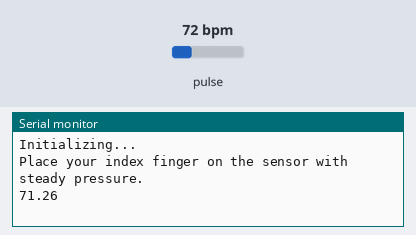
Recording of a sketch running on a simulated Arduino Uno, built with avr-gcc and run on an emulated ATmega328P. Shown: the last lines printed to the serial monitor. The inputs (shaded band) are chosen by the test bench; at power-on: pulse 72 bpm.

Above: at 1.2 s.
1.3 s: pulse set to 42 bpm
At 2.7 s:
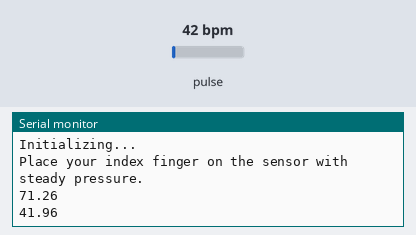
2.8 s: pulse set to 70 bpm
At 3.8 s:
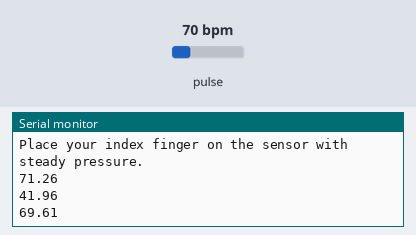
Timing chart, 0 to 5.8 s (numbered marks = the images above; inputs shaded):
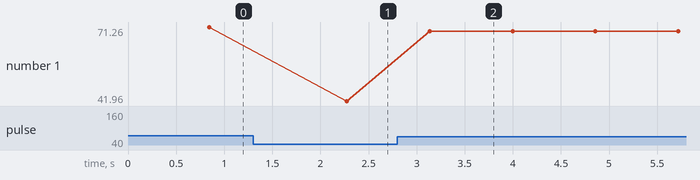

The sketch:

hr.ino
```cpp
/*
  Optical Heart Rate Detection (PBA Algorithm) using the MAX30105 Breakout
  By: Nathan Seidle @ SparkFun Electronics
  Date: October 2nd, 2016
  https://github.com/sparkfun/MAX30105_Breakout

  This is a demo to show the reading of heart rate or beats per minute (BPM) using
  a Penpheral Beat Amplitude (PBA) algorithm.

  It is best to attach the sensor to your finger using a rubber band or other tightening
  device. Humans are generally bad at applying constant pressure to a thing. When you
  press your finger against the sensor it varies enough to cause the blood in your
  finger to flow differently which causes the sensor readings to go wonky.

  Hardware Connections (Breakoutboard to Arduino):
  -5V = 5V (3.3V is allowed)
  -GND = GND
  -SDA = A4 (or SDA)
  -SCL = A5 (or SCL)
  -INT = Not connected

  The MAX30105 Breakout can handle 5V or 3.3V I2C logic. We recommend powering the board with 5V
  but it will also run at 3.3V.
*/

#include <Wire.h>
#include "MAX30105.h"

#include "heartRate.h"

MAX30105 particleSensor;

long lastBeat = 0; //Time at which the last beat occurred

float beatsPerMinute;


void setup()
{
  Serial.begin(9600);
  Serial.println("Initializing...");

  // Initialize sensor
  if (!particleSensor.begin(Wire, I2C_SPEED_FAST)) //Use default I2C port, 400kHz speed
  {
    Serial.println("MAX30105 was not found. Please check wiring/power. ");
    while (1);
  }
  Serial.println("Place your index finger on the sensor with steady pressure.");

  particleSensor.setup(); //Configure sensor with default settings
}

void loop()
{
  int i = 0;
  int sum = 0;
  int freq = 0;
  while (i<50) {
    long irValue = particleSensor.getIR();

    if (checkForBeat(irValue) == true)
    {
      //We sensed a beat!
      long delta = millis() - lastBeat;
      lastBeat = millis();

      beatsPerMinute = 60 / (delta / 1000.0);
      Serial.println(beatsPerMinute);
      if (irValue > 50000){
        sum = sum + beatsPerMinute;
        freq++;
      } else {
        Serial.println("no finger");
      }
    }

  }
  /*
  Serial.print("IR=");
  Serial.print(irValue);
  Serial.print(", BPM=");
  Serial.print(beatsPerMinute);
  */

  //Serial.println(sum/freq);

}
```

Measured:
- after the input at 1.3 s, the serial monitor: prints a new line after 0.97 s (image 1)
- after the input at 2.8 s, the serial monitor: prints a new line after 0.34 s (image 2)
- plotted number 1: 71.26 → 41.96 after the input at 1.3 s, 41.96 → 69.52 after the input at 2.8 s
